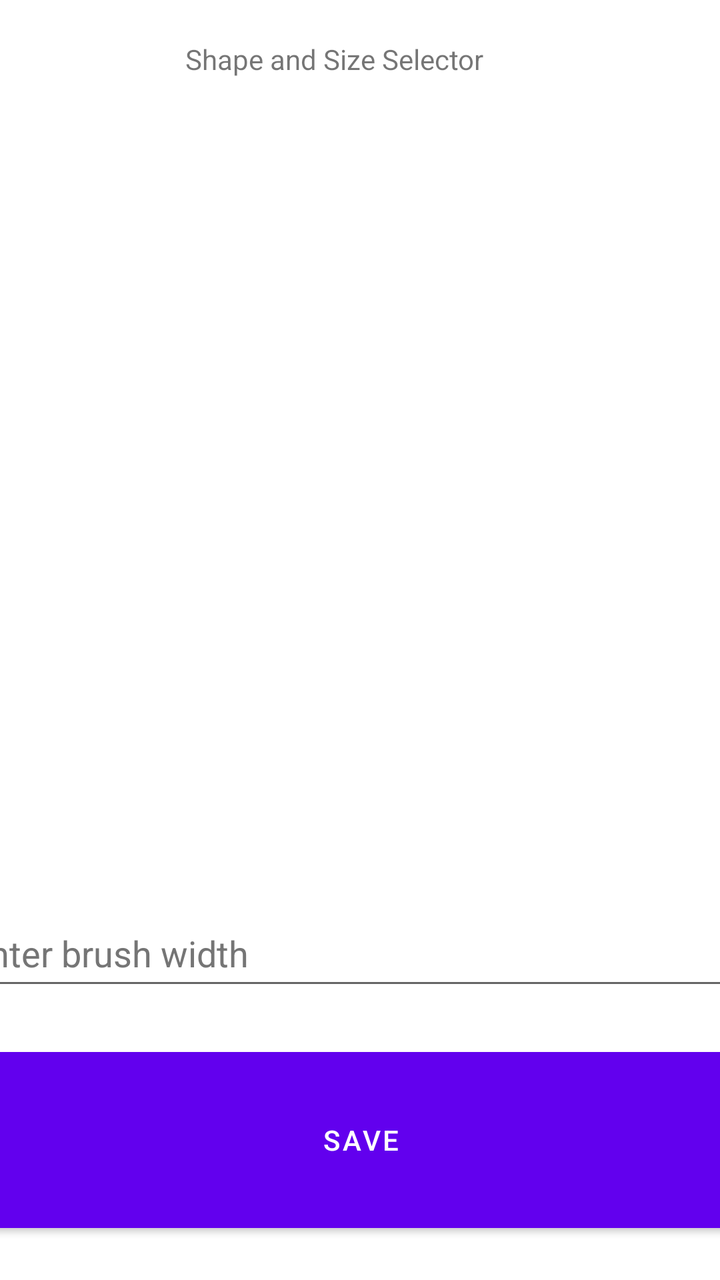
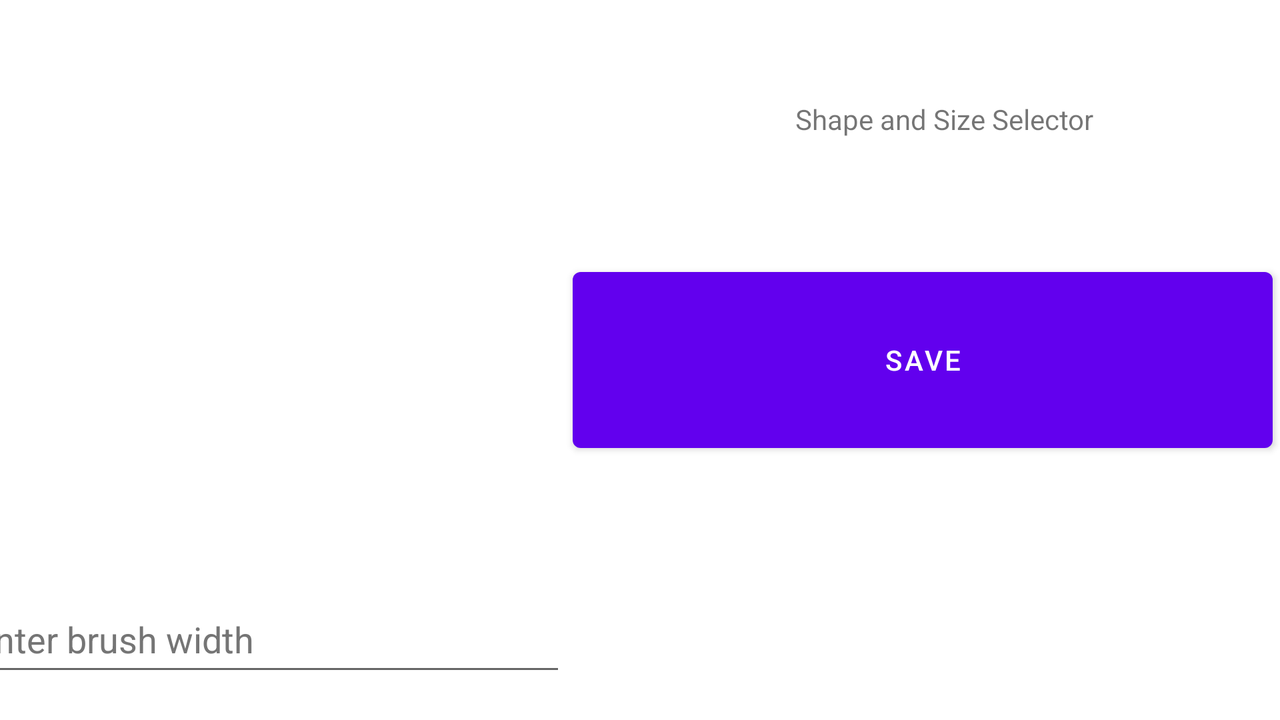

One screen, two layout resources from the same app: the default and the repository's alternative for another configuration. Each is rendered where Android would select it; the XML of both is given below.
<!-- AndroidManifest.xml: application theme Theme.CW1 -->
<!-- res/layout/activity_shape_selector.xml -->
<?xml version="1.0" encoding="utf-8"?>
<layout>
    <data>
        <variable
            name="viewmodel"
            type="com.example.cw1.viewmodels.ShapeSelectorVM" />
    </data>

<androidx.constraintlayout.widget.ConstraintLayout xmlns:android="http://schemas.android.com/apk/res/android"
    xmlns:app="http://schemas.android.com/apk/res-auto"
    xmlns:tools="http://schemas.android.com/tools"
    android:layout_width="match_parent"
    android:layout_height="match_parent"
    tools:context=".activities.ShapeSelector">

    <TextView
        android:id="@+id/shapeAndSizeTitle"
        android:layout_width="175dp"
        android:layout_height="50dp"
        android:layout_marginStart="150dp"
        android:layout_marginLeft="150dp"
        android:layout_marginEnd="150dp"
        android:layout_marginRight="150dp"
        android:text="@string/shapeAndSizeTitle"
        app:layout_constraintBottom_toTopOf="@+id/brushShape"
        app:layout_constraintEnd_toEndOf="parent"
        app:layout_constraintStart_toStartOf="parent"
        app:layout_constraintTop_toTopOf="parent" />

    <ListView
        android:id="@+id/brushList"
        android:layout_width="400dp"
        android:layout_height="200dp"
        app:layout_constraintBottom_toTopOf="@+id/brushWidthSelected"
        app:layout_constraintEnd_toEndOf="parent"
        app:layout_constraintHorizontal_bias="0.545"
        app:layout_constraintStart_toStartOf="parent"
        app:layout_constraintTop_toBottomOf="@+id/brushShape" />

    <TextView
        android:id="@+id/brushShape"
        android:layout_width="400dp"
        android:layout_height="50dp"
        android:text="@{@string/selectedShape + viewmodel.shapeName}"
        app:layout_constraintBottom_toTopOf="@+id/brushList"
        app:layout_constraintEnd_toEndOf="parent"
        app:layout_constraintStart_toStartOf="parent"
        app:layout_constraintTop_toBottomOf="@+id/shapeAndSizeTitle" />

    <TextView
        android:id="@+id/brushWidthSelected"
        android:layout_width="400dp"
        android:layout_height="50dp"
        android:text="@{@string/selectedWidth +viewmodel.brushWidth}"
        app:layout_constraintBottom_toTopOf="@+id/widthBrush"
        app:layout_constraintEnd_toEndOf="parent"
        app:layout_constraintStart_toStartOf="parent"
        app:layout_constraintTop_toBottomOf="@+id/brushList" />

    <Button
        android:id="@+id/returnShapeSizeButton"
        android:layout_width="400dp"
        android:layout_height="100dp"
        android:text="@string/returnText"
        app:layout_constraintBottom_toBottomOf="parent"
        app:layout_constraintEnd_toEndOf="parent"
        app:layout_constraintStart_toStartOf="parent"
        app:layout_constraintTop_toBottomOf="@+id/widthBrush" />

    <EditText
        android:id="@+id/widthBrush"
        android:layout_width="400dp"
        android:layout_height="50dp"
        android:autofillHints="20"
        android:ems="10"
        android:hint="@string/enterWidth"
        android:maxLength="2"
        android:inputType="number"
        android:textColorHint="#757575"
        app:layout_constraintBottom_toTopOf="@+id/returnShapeSizeButton"
        app:layout_constraintEnd_toEndOf="parent"
        app:layout_constraintStart_toStartOf="parent"
        app:layout_constraintTop_toBottomOf="@+id/brushWidthSelected" />

</androidx.constraintlayout.widget.ConstraintLayout>
</layout>
<!-- resources referenced by this layout -->
<resources>
  <string name="enterWidth">Enter brush width</string>
  <string name="returnText">Save</string>
  <string name="selectedShape">Selected Brush Shape: </string>
  <string name="selectedWidth">Selected Brush Width: </string>
  <string name="shapeAndSizeTitle">Shape and Size Selector</string>
  <style name="Theme.CW1" parent="Theme.MaterialComponents.DayNight.DarkActionBar">
          
          <item name="colorPrimary">@color/purple_500</item>
          <item name="colorPrimaryVariant">@color/purple_700</item>
          <item name="colorOnPrimary">@color/white</item>
          
          <item name="colorSecondary">@color/teal_200</item>
          <item name="colorSecondaryVariant">@color/teal_700</item>
          <item name="colorOnSecondary">@color/black</item>
          
          <item name="android:statusBarColor" tools:targetApi="l">?attr/colorPrimaryVariant</item>
          
      </style>
</resources>
<!-- res/layout-land/activity_shape_selector.xml (the repository's variant of the layout above) -->
<!-- drawn on the phone turned sideways -->
<?xml version="1.0" encoding="utf-8"?>
<layout>
    <data>
        <variable
            name="viewmodel"
            type="com.example.cw1.viewmodels.ShapeSelectorVM" />
    </data>

<androidx.constraintlayout.widget.ConstraintLayout xmlns:android="http://schemas.android.com/apk/res/android"
    xmlns:app="http://schemas.android.com/apk/res-auto"
    xmlns:tools="http://schemas.android.com/tools"
    android:layout_width="match_parent"
    android:layout_height="match_parent"
    tools:context=".activities.ShapeSelector">

    <TextView
        android:id="@+id/shapeAndSizeTitle"
        android:layout_width="175dp"
        android:layout_height="50dp"
        android:layout_marginStart="100dp"
        android:layout_marginLeft="100dp"
        android:layout_marginTop="50dp"
        android:text="@string/shapeAndSizeTitle"
        app:layout_constraintStart_toEndOf="@+id/brushList"
        app:layout_constraintTop_toTopOf="parent" />

    <ListView
        android:id="@+id/brushList"
        android:layout_width="300dp"
        android:layout_height="125dp"
        app:layout_constraintBottom_toTopOf="@+id/brushWidthSelected"
        app:layout_constraintEnd_toStartOf="@+id/returnShapeSizeButton"
        app:layout_constraintHorizontal_bias="0.176"
        app:layout_constraintStart_toStartOf="parent"
        app:layout_constraintTop_toBottomOf="@+id/brushShape" />

    <TextView
        android:id="@+id/brushShape"
        android:layout_width="300dp"
        android:layout_height="50dp"
        android:layout_marginEnd="100dp"
        android:layout_marginRight="100dp"
        android:text="@{@string/selectedShape + viewmodel.shapeName}"
        app:layout_constraintBottom_toTopOf="@+id/brushList"
        app:layout_constraintEnd_toStartOf="@+id/shapeAndSizeTitle"
        app:layout_constraintStart_toStartOf="parent"
        app:layout_constraintTop_toTopOf="parent" />

    <TextView
        android:id="@+id/brushWidthSelected"
        android:layout_width="300dp"
        android:layout_height="50dp"
        android:layout_marginEnd="375dp"
        android:layout_marginRight="375dp"
        android:text="@{@string/selectedWidth +viewmodel.brushWidth}"
        app:layout_constraintBottom_toTopOf="@+id/widthBrush"
        app:layout_constraintEnd_toEndOf="parent"
        app:layout_constraintStart_toStartOf="parent"
        app:layout_constraintTop_toBottomOf="@+id/brushList" />

    <Button
        android:id="@+id/returnShapeSizeButton"
        android:layout_width="350dp"
        android:layout_height="100dp"
        android:layout_marginBottom="100dp"
        android:text="@string/returnText"
        app:layout_constraintBottom_toBottomOf="parent"
        app:layout_constraintEnd_toEndOf="parent"
        app:layout_constraintStart_toEndOf="@+id/brushWidthSelected"
        app:layout_constraintTop_toBottomOf="@+id/shapeAndSizeTitle" />

    <EditText
        android:id="@+id/widthBrush"
        android:layout_width="300dp"
        android:layout_height="50dp"
        android:layout_marginEnd="375dp"
        android:layout_marginRight="375dp"
        android:autofillHints="20"
        android:ems="10"
        android:hint="@string/enterWidth"
        android:maxLength="2"
        android:inputType="number"
        android:textColorHint="#757575"
        app:layout_constraintBottom_toBottomOf="parent"
        app:layout_constraintEnd_toEndOf="parent"
        app:layout_constraintStart_toStartOf="parent"
        app:layout_constraintTop_toBottomOf="@+id/brushWidthSelected" />

</androidx.constraintlayout.widget.ConstraintLayout>
</layout>
